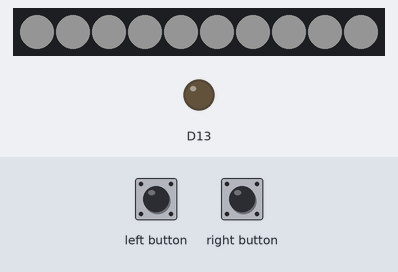
Bench run of a sketch on a simulated Adafruit Circuit Playground Express. On the bench: 10 RGB LEDs in strip order, left to right, output pins drawn as LEDs (lit = HIGH). Inputs (shaded band) come from the test bench. Dim RGB values are drawn brighter than linear; random numbers use the default seed unless the sketch sets one. At 7.0 s the program stops and its outputs stay as they are.

Above: at 6.9 s.
7.0 s: left button pressed for 0.15 s
At 7.5 s:
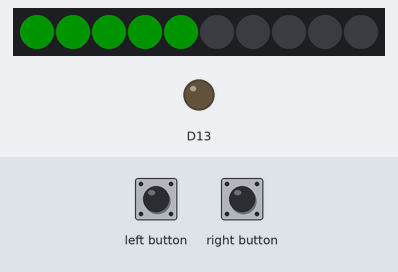
Timing chart, 0 to 8.5 s (numbered marks = the images above; inputs shaded):
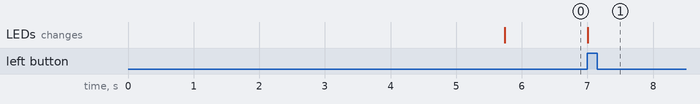

Measured:
- after the input at 7.0 s, the LEDs: change at once (image 1)

The sketch:

Draw.ino
```cpp
// (licence header left out)
#include <Adafruit_CircuitPlayground.h>

#define SHORTEST_DELAY  1000    // milliseconds
#define LONGEST_DELAY   10000   //      "

///////////////////////////////////////////////////////////////////////////////
void showOutcome(int player, bool winner) {
  int p1, p2;
  uint32_t color;

  // Turn them all off
  CircuitPlayground.clearPixels();

  // Set pixel color
  if (winner) {
    color = 0x00FF00;
  } else {
    color = 0xFF0000;
  }

  // Set pixel range for player
  switch (player) {
    case 1:
      p1 = 0;
      p2 = 4;
      break;
    case 2:
      p1 = 5;
      p2 = 9;
      break;
    default:
      p1 = 0;
      p2 = 9;
  }

  // Show which player won/lost
  for (int p=p1; p<=p2; p++) {
    CircuitPlayground.setPixelColor(p, color);
  }

  // Play a little tune
  /*
  if (winner) {
    CircuitPlayground.playTone(800, 200);
    CircuitPlayground.playTone(900, 200);
    CircuitPlayground.playTone(1400, 200);
    CircuitPlayground.playTone(1100, 200);
  } else {
    CircuitPlayground.playTone(200, 1000);
  }
 */
  // Sit here forever
  while (true) {};
}

///////////////////////////////////////////////////////////////////////////////
void setup() {
  // Initialized the Circuit Playground
  CircuitPlayground.begin();

  // Turn off all the NeoPixels
  CircuitPlayground.clearPixels();

  // Seed the random function with noise
  int seed = 0;

  seed += analogRead(12);
  seed += analogRead(7);
  seed += analogRead(9);
  seed += analogRead(10);

  randomSeed(seed);

  // Wait a random period of time
  unsigned long countTime = random(SHORTEST_DELAY, LONGEST_DELAY);
  unsigned long startTime = millis();
  while (millis() - startTime < countTime) {
    // Check if player draws too soon.
    if (CircuitPlayground.leftButton()) showOutcome(1, false);
    if (CircuitPlayground.rightButton()) showOutcome(2, false);
  }

  // Turn on all the NeoPixels
  for (int p=0; p<10; p++) {
    CircuitPlayground.setPixelColor(p, 0xFFFFFF);
  }
}

///////////////////////////////////////////////////////////////////////////////
void loop() {
  if (CircuitPlayground.leftButton()) showOutcome(1, true);
  if (CircuitPlayground.rightButton()) showOutcome(2, true);
}
```
